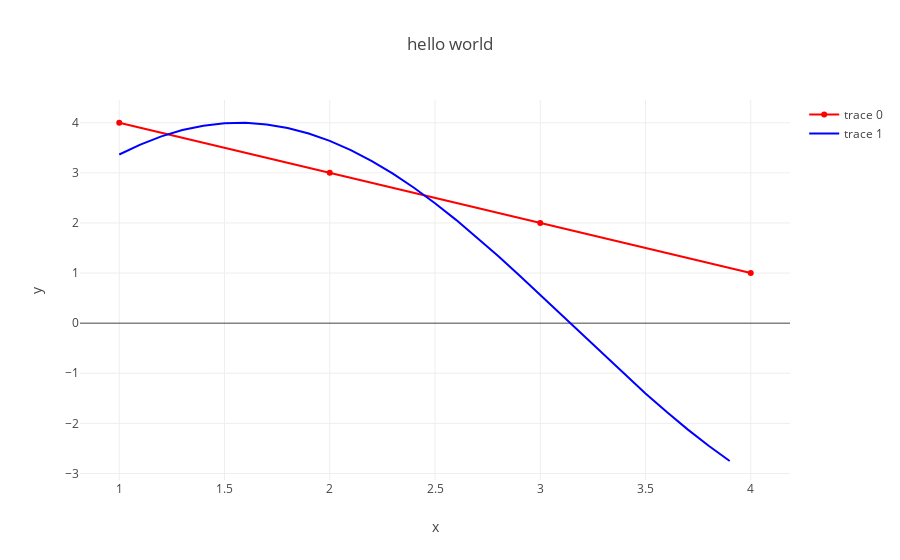

The cell this chart's notebook holds for it:
### Code cell
f.show()

### Figure 1 — Plotly figure (JSON) as saved in the notebook; plotly's stock layout.template omitted (floating-point values rounded to 4 significant figures)
{"data": [{"marker": {"color": "red"}, "mode": "markers+lines", "type": "scatter", "uid": "a2f22371-9cae-4f95-881b-bf1556c081b3", "x": [1, 2, 3, 4], "y": [4, 3, 2, 1]}, {"marker": {"color": "blue"}, "mode": "lines", "type": "scatter", "uid": "04730299-a576-456e-92e7-921e9a6d3d16", "x": [1, 1.1, 1.2, 1.3, 1.4, 1.5, 1.6, 1.7, 1.8, 1.9, 2.0, 2.1, 2.2, 2.3, 2.4, 2.5, 2.6, 2.7, 2.8, 2.9, 3.0, 3.1, 3.2, 3.3, 3.4, 3.5, 3.6, 3.7, 3.8, 3.9], "y": [3.366, 3.565, 3.728, 3.854, 3.942, 3.99, 3.998, 3.967, 3.895, 3.785, 3.637, 3.453, 3.234, 2.983, 2.702, 2.394, 2.062, 1.71, 1.34, 0.957, 0.5645, 0.1663, -0.2335, -0.631, -1.022, -1.403, -1.77, -2.119, -2.447, -2.751]}], "layout": {"title": {"text": "hello world"}, "xaxis": {"title": {"text": "x"}}, "yaxis": {"title": {"text": "y"}}}}
